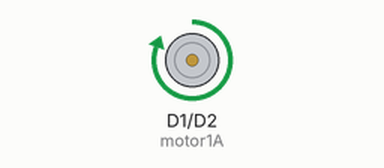
This sketch was run on a simulated ESP8266 (NodeMCU). Shown: motor-driver pin pairs drawn as motors (green arrow = first pin HIGH = forward, orange = second pin HIGH = backward, longer = more drive).

Above: at 0.5 s.
Timing chart, 0 to 4.6 s (numbered marks = the images above):
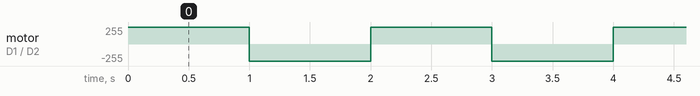

Measured:
- by itself, motor on D1 (motor1A) / D2 (motor1B): alternates forward 255/255 for 1.0 s and backward 255/255 for 1.0 s

The sketch:

Day_3_Motor_sensor.ino
```cpp
#define motor1A D1
#define motor1B D2
void setup()
{
  pinMode(motor1A,OUTPUT);
  pinMode(motor1B,OUTPUT);
}
void loop()
{
  digitalWrite(motor1A,HIGH);

  digitalWrite(motor1B,LOW);
  delay(1000);
  digitalWrite(motor1B,HIGH);

  digitalWrite(motor1A,LOW);
  delay(1000);
}
```
